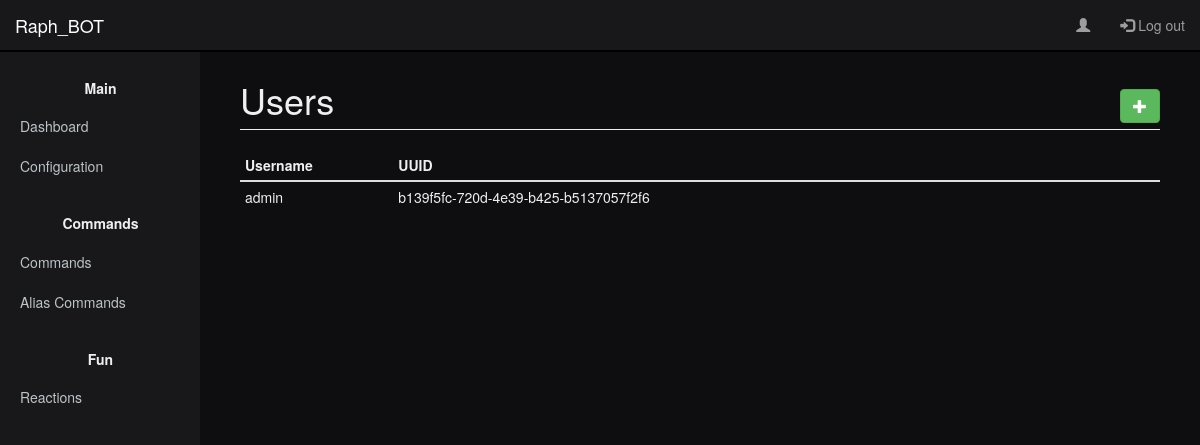
The page /users.php (signed in) on the database as committed earlier.
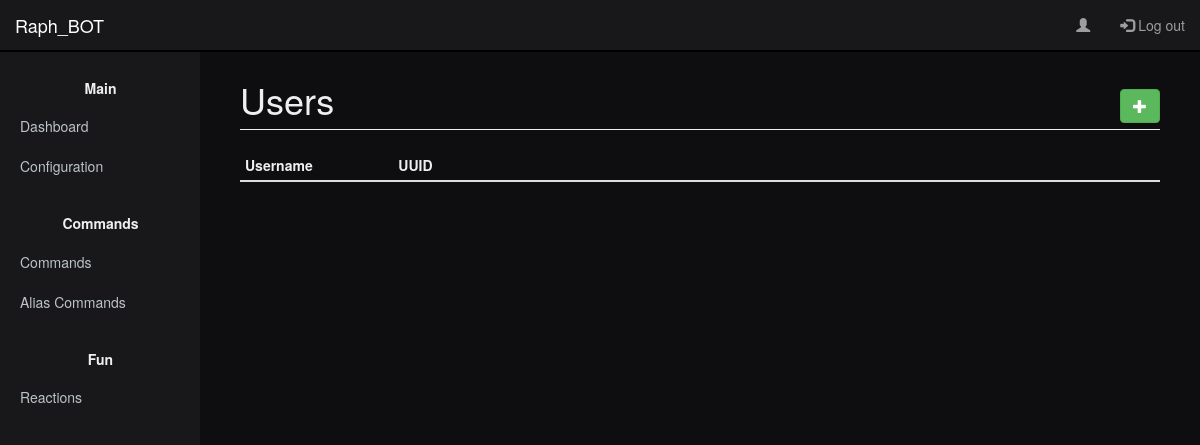
The same page on the database as committed later.
### tables this page shows
CREATE TABLE `users` (
  `UUID` varchar(36) NOT NULL,
  `username` varchar(20) NOT NULL,
  `password` text DEFAULT NULL
);

### www/src/php/db.php (called while the page is built, shortened)
<?php
function db_query_raw($db, $request){
    $res = mysqli_query($db, $request);
    return $res;
}

### www/users.php (the view, shortened to what this page needs)
<?php
require_once('src/php/header.php');
$data = db_query_raw($db, "SELECT * FROM `users` ORDER BY username ASC");
$list = "";
while($row = mysqli_fetch_assoc($data)) {
    $list .= "
    <tr>
        <td>".$row["username"]."</td>
        <td>".$row["UUID"]."</td>
        <td></td>
    </tr>";
}
?>
<!DOCTYPE html>
<html>
  <head>
  </head>
  <body>
    <?php include("src/php/navbar.php"); ?>
    <div class="col-sm-9 col-sm-offset-3 col-md-10 col-md-offset-2 main">
      <h1 class="page-header">Users
        <div class='pull-right'>
          <button type="button" class="btn btn-success" onclick='add_entry()'><i class="glyphicon glyphicon-plus"></i></button>
        </div>
      </h1>
      <table class="table table-hover table-condensed">
          <thead>
              <tr>
                  <th class="col-xs-2">Username</th>
                  <th class="col-xs-7">UUID</th>
                  <th></th>
              </tr>
            </thead>
          <tbody>
            <?php echo $list; ?>
          </tbody>
        </table>
    </div>
</body>
</html>

### www/src/php/navbar.php (shortened to what this page needs)
<nav class="navbar navbar-inverse navbar-fixed-top">
<div class="container-fluid">
    <div class="navbar-header">
    <span class="navbar-brand" href="#" id="bot_name_nav">Raph_BOT</span>
    </div>
    <div id='navbar' class='collapse navbar-collapse'>
        <ul class='nav navbar-nav navbar-right'>
          <li id='compte'><a href='password.php'><span class='glyphicon glyphicon-user'></span> <?php echo $_SESSION['username']; ?></a></li>
          <li><a href='logout.php'><span class='glyphicon glyphicon-log-in'></span> Log out</a></li>
        </ul>
    </div>
</div>
</nav>

### www/src/dashboard.css (style rules this page uses)
body { padding-top: 50px; color: #EFEFF1; background-color: #0E0E10; }
.navbar-fixed-top { border: 0; background-color: #18181B; border-bottom: 2px solid #000; }
.sidebar { display: none; }
@media (min-width: 768px) { .sidebar { position: fixed; top: 51px; bottom: 0; left: 0; z-index: 1000; display: block; padding: 20px; overflow-x: hidden; overflow-y: auto; background-color: #18181B; } }
.nav-sidebar { margin-right: -21px; margin-bottom: 20px; margin-left: -20px; }
.nav-sidebar > li > a { padding-right: 20px; padding-left: 20px; color: #bdc3c7; }
.main { padding: 20px; }
@media (min-width: 768px) { .main { padding-right: 40px; padding-left: 40px; } }
.main .page-header { margin-top: 10px; }

Rows that differ between the two databases and show on the page:
removed users: username "admin", UUID "b139f5fc-720d-4e39-b425-b5137057f2f6"
